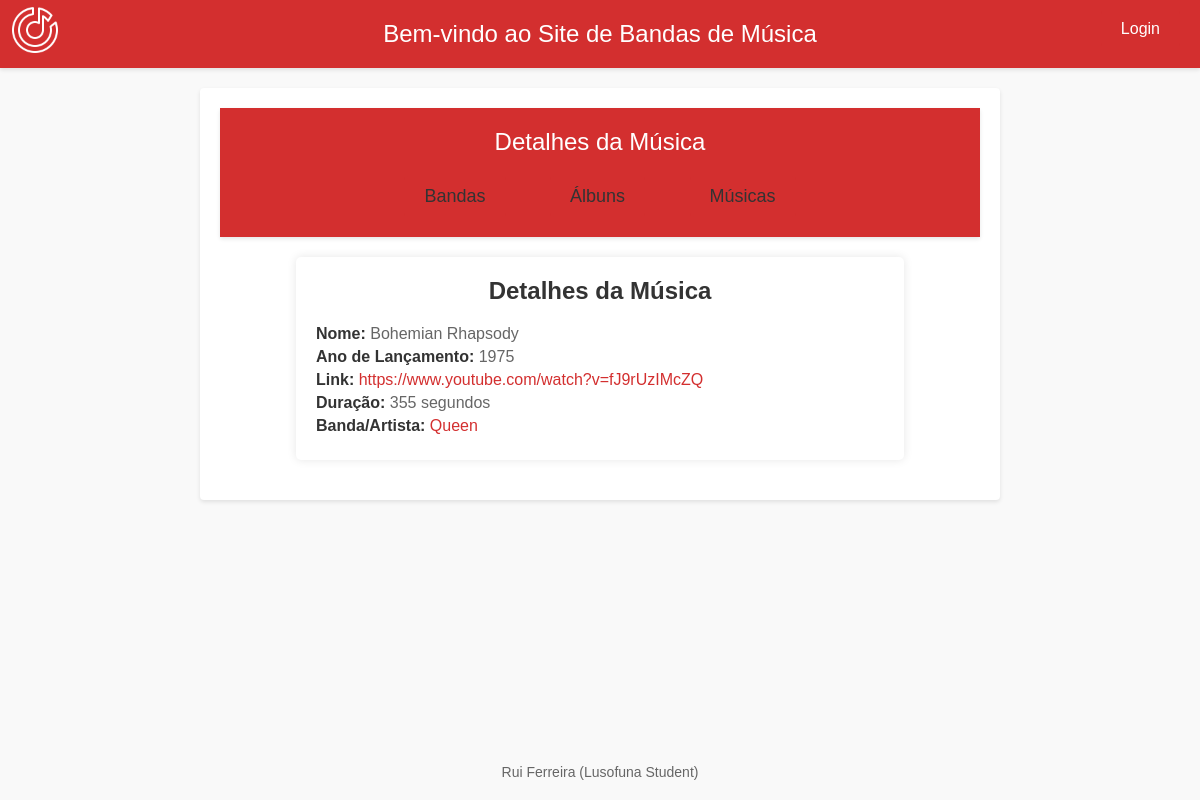
The app's page /bandas/musicaInfo/224 with its own data.
### bandas/models.py (models this page shows, shortened)
class Musica(models.Model):
    nome = models.CharField(max_length=200)
    ano_lancamento = models.IntegerField()
    link = models.URLField(max_length=200)
    duracao = models.IntegerField(null=True)
    banda = models.ForeignKey(Banda, on_delete=models.CASCADE, related_name='musicas', null = True)
    letra = models.TextField(null = True)

class Banda(models.Model):
    nome = models.CharField(max_length=200)
    nacionalidade = models.CharField(max_length=200, null = True)
    anoCriacao = models.IntegerField()
    foto = models.ImageField(null = True)
    def __str__(self):
        return self.nome

### bandas/views.py (the view)
# urls.py: path('musicaInfo/<int:musica_id>', views.musica_view, name='musicaInfo'),
def musica_view(request, musica_id):
    context = {
        'musica' : Musica.objects.get(id = musica_id),
   }
    return render(request, "bandas/musica.html", context)

### bandas/templates/bandas/musica.html (shortened to what this page needs)
<!DOCTYPE html>
{% extends "bandas/layout.html" %}
{%block content%}
<header>
    <h1>Detalhes da Música</h1>
    <nav>
        <a href="/bandas/bandas">Bandas</a>
        <a href="/bandas/albuns">Álbuns</a>
        <a href="/bandas/musicas/">Músicas</a>
    </nav>
</header>
<div class="musica-info">
    <h2>Detalhes da Música</h2>
    <p><strong>Nome:</strong> {{ musica.nome }}</p>
    <p><strong>Ano de Lançamento:</strong> {{ musica.ano_lancamento }}</p>
    <p><strong>Link:</strong> <a href="{{ musica.link }}">{{ musica.link }}</a></p>
    <p><strong>Duração:</strong> {{ musica.duracao }} segundos</p>
    <p><strong>Banda/Artista:</strong> <a href="{% url 'bandas:bandaInfo' musica.banda.id %}">{{ musica.banda }}</a></p>
</div>
{%endblock%}

### static/app/bandas/style.css (style rules this page uses)
* { margin: 0; padding: 0; box-sizing: border-box; }
body { font-family: Arial, sans-serif; background-color: #f8f8f8; color: #333; }
header { background-color: #d32f2f; color: #fff; padding: 10px 0; box-shadow: 0 2px 4px rgba(0, 0, 0, 0.1); position: relative; text-align: center; }
header h1 { font-size: 24px; font-weight: 400; margin: 0; padding: 0; }
main h2 { font-size: 24px; margin-bottom: 20px; color: #d32f2f; }
main nav { text-align: center; margin-top: 20px; }
main nav a { display: inline-block; text-decoration: none; color: #333; font-size: 18px; margin: 0 20px; padding: 10px 20px; background-color: #d32f2f; border-radius: 4px; transition: background-color 0.3s; }

### bandas/templates/bandas/layout.html (style rules this page uses)
body { font-family: Arial, sans-serif; margin: 0; padding: 0; background-color: #f9f9f9; color: #333; }
header { background-color: #d32f2f; padding: 10px 0; box-shadow: 0 2px 4px rgba(0, 0, 0, 0.1); position: relative; }
header h1 { font-size: 24px; font-weight: 400; color: #fff; margin: 0; padding: 0; text-align: center; }
main h2 { font-size: 24px; margin-bottom: 20px; color: #d32f2f; text-align: center; }
main nav { text-align: center; margin-top: 20px; }
main nav a { display: inline-block; text-decoration: none; color: #333; font-size: 18px; margin: 0 20px; padding: 10px 20px; background-color: #d32f2f; border-radius: 4px; transition: background-color 0.3s; }

### bandas/templates/bandas/musica.html (style rules this page uses)
body { background-color: #f9f9f9; font-family: Arial, sans-serif; margin: 0; padding: 0; color: #333; }
header { background-color: #d32f2f; color: #fff; padding: 20px 0; text-align: center; }
header h1 { margin: 0; font-size: 24px; }
nav { text-align: center; margin-top: 20px; }
nav a { text-decoration: none; color: #fff; margin: 0 10px; font-size: 16px; }
.musica-info { width: 80%; margin: 20px auto; background-color: #fff; padding: 20px; border-radius: 5px; box-shadow: 0 0 10px rgba(0, 0, 0, 0.1); }
.musica-info h2 { color: #333; text-align: center; }
.musica-info p { color: #666; font-size: 16px; margin: 5px 0; }
.musica-info strong { color: #333; }
.musica-info a { color: #d32f2f; text-decoration: none; }

### records on screen
Musica: nome "Bohemian Rhapsody", ano_lancamento "1975", link "https://www.youtube.com/watch?v=fJ9rUzIMcZQ", duracao "355", banda "Queen"
